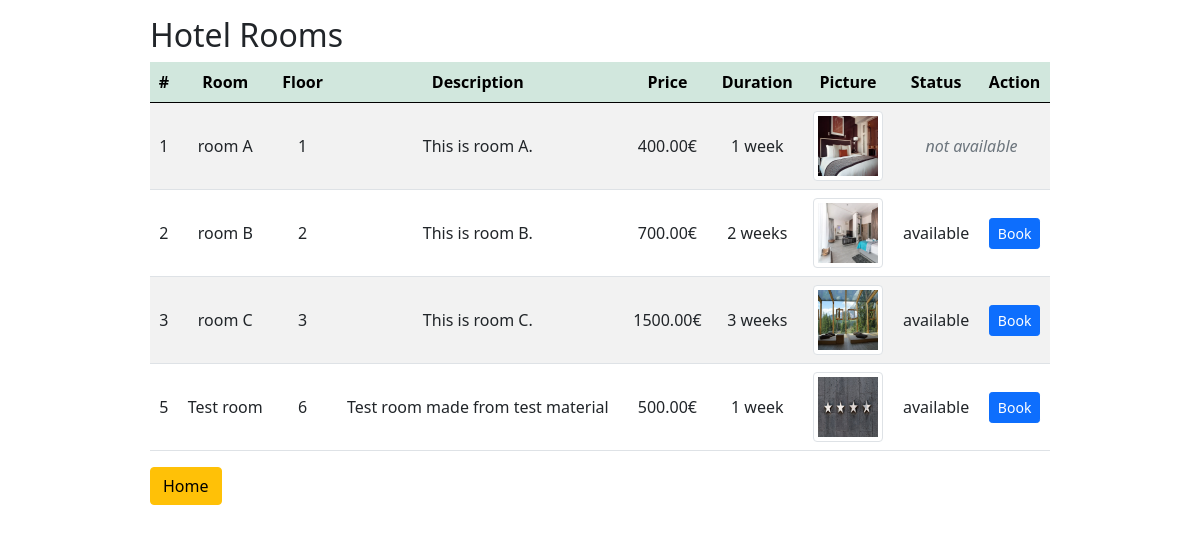
/loginUser/products/index.php (signed in), run on an earlier commit of the app's database.
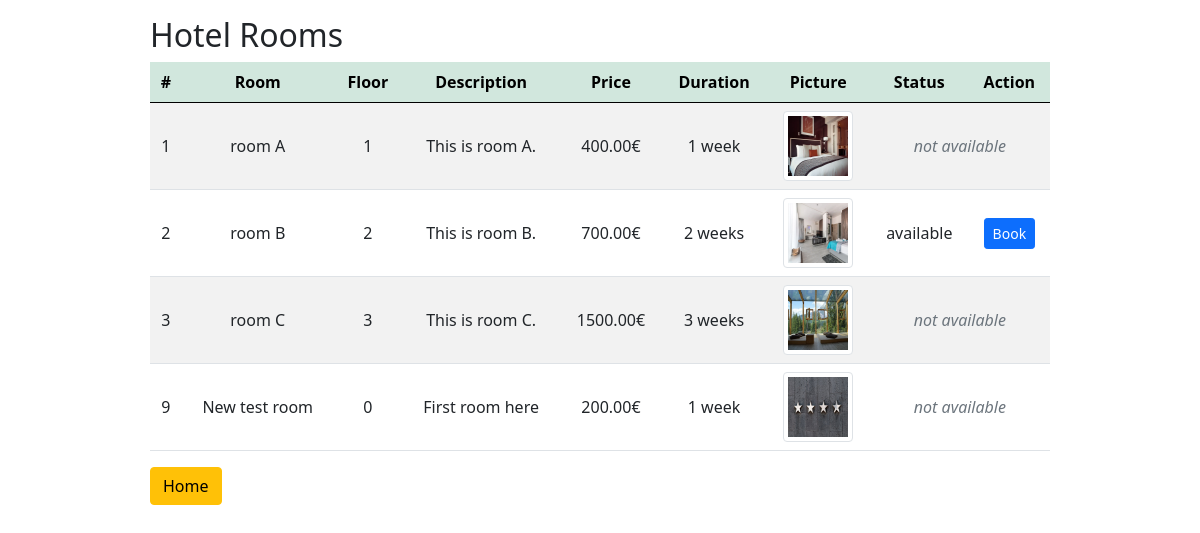
And on a later commit of the database.
### tables this page shows
CREATE TABLE `hotel` (
  `id` int(11) UNSIGNED NOT NULL,
  `room` varchar(100) NOT NULL,
  `floor` varchar(100) NOT NULL,
  `description` text DEFAULT '',
  `price` decimal(13,2) NOT NULL,
  `duration` int(10) DEFAULT 1,
  `picture` varchar(100) NOT NULL,
  `status` enum('available','booked') DEFAULT 'available'
);

### loginUser/components/db_connect.php (called while the page is built)
<?php
require_once "db_classes.php";
$localhost = "127.0.0.1";
$username = "root";
$password = "";
$dbname = "dbhotel";
$db = new Database($localhost, $username, $password, $dbname);

### loginUser/components/db_classes.php (called while the page is built, shortened)
<?php
class Database {
    protected $connection;
	protected $query;
	public function __construct($dbhost = 'localhost', $dbuser = 'root', $dbpass = '', $dbname = '', $charset = 'utf8') {
		$this->connection = new mysqli($dbhost, $dbuser, $dbpass, $dbname);
		$this->connection->set_charset($charset);
	}
    public function query($query) {
		if ($this->query = $this->connection->prepare($query)) {
            $this->query->execute();
        } else {
            $this->error('Unable to prepare MySQL statement (check your syntax) - ' . $this->connection->error);
        }
		return $this;
    }
	public function fetchAll($callback = null) {
	    $params = array();
        $row = array();
	    $meta = $this->query->result_metadata();
	    while ($field = $meta->fetch_field()) {
	        $params[] = &$row[$field->name];
	    }
	    call_user_func_array(array($this->query, 'bind_result'), $params);
        $result = array();
        while ($this->query->fetch()) {
            $r = array();
            foreach ($row as $key => $val) {
                $r[$key] = $val;
            }
            if ($callback != null && is_callable($callback)) {
                $value = call_user_func($callback, $r);
                if ($value == 'break') break;
            } else {
                $result[] = $r;
            }
        }
        $this->query_closed = TRUE;
		return $result;
	}
    public function numRows() {
		$this->query->store_result();
		return $this->query->num_rows;
	}
}
?>

### loginUser/products/index.php (the view, shortened to what this page needs)
<?php
require_once '../components/db_connect.php';
$thead = "";
$sql = "SHOW COLUMNS FROM hotel";
$result = $db->query($sql);
$num_tab_col = 0;
foreach ($result->fetchAll() as $row) {
   $thead .= "<th>".ucfirst(($row["Field"] == "id") ? "#" : $row["Field"])."</th>";
    $num_tab_col++;
}
$thead .= "<th>Action</th>";
$sql = "SELECT * FROM hotel";
$result = $db->query($sql);
$tbody = '';
$filesAllowed = ["png", "jpg", "jpeg", "webp"];
$n = $result->numRows();
if($n > 0) {
    foreach ($result->fetchAll() as $row) {
        $tbody .= "<tr>";
        foreach ($row as $key => $value) {
            $fileExtension = strtolower(pathinfo($value,PATHINFO_EXTENSION));
            if (in_array($fileExtension, $filesAllowed)) $tbody .= "<td><img class='img-thumbnail' src='pictures/" .$value."' /></td>";
            elseif ($key == "duration") $tbody .= "<td>" .$value." week".(($value > 1 ? 's' : ''))."</td>";
            elseif ($key == "price") $tbody .= "<td>" .$value."&euro;</td>";
            elseif ($value == "booked" && isset($_SESSION['user'])) $tbody .= "<td colspan='2' class='text-muted'><em>not available</em></td>";
            else $tbody .= "<td>$value</td>";
        }
        if (isset($_SESSION['user'])) {
            if ($row["status"] == "available") {
                $tbody .= "
                <td>
                <a href='book.php?id=" .$row['id']."&user=".$_SESSION['user']."'><button class='btn btn-primary btn-sm' type='button'>Book</button></a>
                </td>";
            }
        } else {
            $tbody .= "
            <td>
                <a href='update.php?id=" .$row['id']."'><button class='btn btn-primary btn-sm' type='button'>Edit</button></a>
                <a href='delete.php?id=" .$row['id']."'><button class='btn btn-danger btn-sm' type='button'>Delete</button></a>
            </td>";
        }
        $tbody .= "</tr>";
    };
} else {
    $tbody =  "<tr><td colspan='".$num_tab_col."'><center>No Data Available </center></td></tr>";
}
?>
<!DOCTYPE html>
<html lang="en">
    <head>
        <?php require_once '../components/boot.php'?>
    </head>
    <body>
        <div class="manageProduct w-75 mt-3">
            <p class='h2'>Hotel Rooms</p>
            <table class='table table-striped'>
                <thead class='table-success'>
                    <tr>
                        <?= $thead; ?>
                    </tr>
                </thead>
                <tbody>
                    <?= $tbody; ?>
                </tbody>
            </table>
            <a href= "../home.php"><button class="btn btn-warning" type="button">Home</button></a>
        </div>
    </body>
</html>

### loginUser/components/boot.php (shortened to what this page needs)
<link href="https://cdn.jsdelivr.net/npm/bootstrap@5.0.0-beta1/dist/css/bootstrap.min.css" rel="stylesheet">

### loginUser/products/index.php (style rules this page uses)
.manageProduct { margin: auto; }
.img-thumbnail { width: 70px !important; height: 70px !important; }
td { text-align: center; vertical-align: middle; }
tr { text-align: center; }

What changed in the data, as far as the page shows it:
removed hotel: id "5", room "Test room", floor "6", description "Test room made from test material", price "500.00", duration "1", picture (picture), status "available"
changed hotel "room C": no longer shows "Book"
added hotel: id "9", room "New test room", floor "0", description "First room here", price "200.00", duration "1", picture (picture), status "not available"
Also different on the page:
new list line: "not available"
list line gone: "available"
